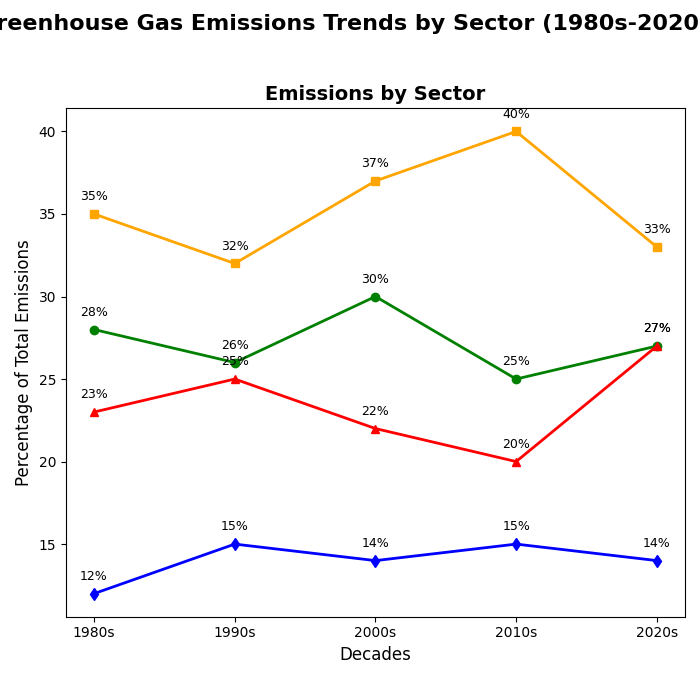

Write the Python code that produced this figure.
import matplotlib.pyplot as plt

decades = ['1980s', '1990s', '2000s', '2010s', '2020s']

transportation_emissions = [28, 26, 30, 25, 27]
industry_emissions = [35, 32, 37, 40, 33]
agriculture_emissions = [23, 25, 22, 20, 27]
residential_emissions = [12, 15, 14, 15, 14]

fig, ax = plt.subplots(figsize=(7, 7))
fig.suptitle('Greenhouse Gas Emissions Trends by Sector (1980s-2020s)', fontsize=16, fontweight='bold')

ax.plot(decades, transportation_emissions, marker='o', linestyle='-', linewidth=2, color='green')
ax.plot(decades, industry_emissions, marker='s', linestyle='-', linewidth=2, color='orange')
ax.plot(decades, agriculture_emissions, marker='^', linestyle='-', linewidth=2, color='red')
ax.plot(decades, residential_emissions, marker='d', linestyle='-', linewidth=2, color='blue')

ax.set_title('Emissions by Sector', fontsize=14, fontweight='bold')
ax.set_xlabel('Decades', fontsize=12)
ax.set_ylabel('Percentage of Total Emissions', fontsize=12)

# Remove grid lines and legend
# ax.legend(loc='upper right', fontsize=10, frameon=False)
# ax.grid(True, linestyle='--', alpha=0.7)

for i, txt in enumerate(transportation_emissions):
    ax.annotate(f'{txt}%', (decades[i], transportation_emissions[i]), textcoords="offset points", xytext=(0,10), ha='center', fontsize=9)
for i, txt in enumerate(industry_emissions):
    ax.annotate(f'{txt}%', (decades[i], industry_emissions[i]), textcoords="offset points", xytext=(0,10), ha='center', fontsize=9)
for i, txt in enumerate(agriculture_emissions):
    ax.annotate(f'{txt}%', (decades[i], agriculture_emissions[i]), textcoords="offset points", xytext=(0,10), ha='center', fontsize=9)
for i, txt in enumerate(residential_emissions):
    ax.annotate(f'{txt}%', (decades[i], residential_emissions[i]), textcoords="offset points", xytext=(0,10), ha='center', fontsize=9)

plt.tight_layout(rect=[0, 0.03, 1, 0.95])

plt.show()
